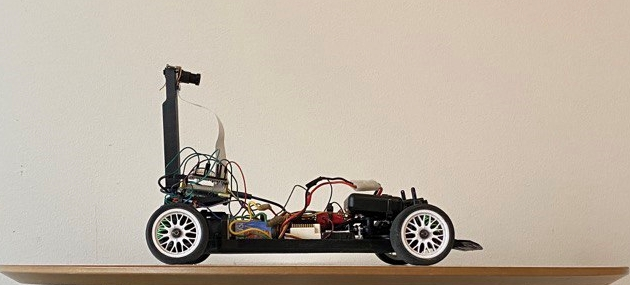
#> input picture pictures/acar1.jpg, 630 x 285 px; its folder holds only this picture in this run
$ python -i image_process.py   (imports and definitions only)
#> lines starting #> are read from the running program, lines starting #| are printed output that depends on the picture
#> further down, picture is the input picture: shape (285, 630, 3); mean B, G, R 162.2, 176.1, 187.5
import numpy as np
import cv2

# define points for top view perspective transform
pts1 = np.float32([
                    [108, 103],
                    [217, 101],
                    [317, 198],
                    [1, 207]
                    ])
pts2 = np.float32([
                    [115, 0],
                    [205, 0],
                    [205, 245],
                    [115, 245]
                    ])

# initialize computer vision parameters. Will be overwritten by web server parameters.
params = {
    'anchors' : 3,
    'blur' : 7,
    'mindist' : 80, # min dist between found circles
    'param1' : 30,
    'threshold' : 9, # smaller value-> more false circles
    'minradius' : 6,
    'maxradius' : 8
}

def update_params(string_params_dict):
    global params
    for key in string_params_dict.keys():
        params[key] = int(string_params_dict[key])

def process_image(img):
    # define image shape and center
    h, w, _ = img.shape
#> h = 285; w = 630
    c = int(w/2)
#> c = 315
    gray = cv2.cvtColor(img, cv2.COLOR_BGR2GRAY)
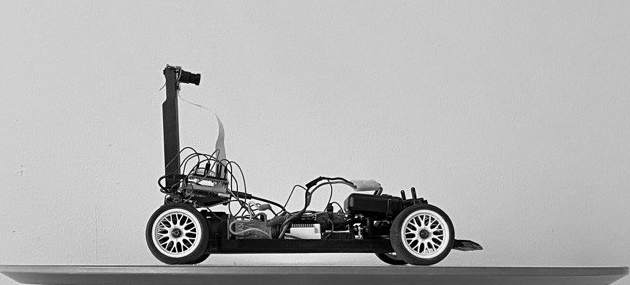
#> gray: shape (285, 630); min 0, max 255, mean 177.9
    rows, cols = gray.shape
#> rows = 285; cols = 630
    M = cv2.getPerspectiveTransform(pts1, pts2)
    warped = cv2.warpPerspective(img, M, (cols, rows))
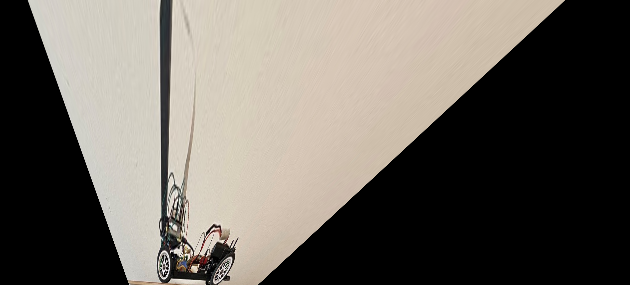
#> warped: shape (285, 630, 3); mean B, G, R 94.3, 101.7, 107.1
    blurred = cv2.medianBlur(warped, params['blur'])

    circles = cv2.HoughCircles(cv2.cvtColor(blurred, cv2.COLOR_BGR2GRAY), cv2.HOUGH_GRADIENT, 1, params['mindist'], param1=params['param1'], param2=params['threshold'], minRadius=params['minradius'], maxRadius=params['maxradius'])
#> circles = None
    mask = np.zeros(img.shape[:2], dtype="uint8")
    M = cv2.getPerspectiveTransform(pts2, pts1)
    x, y = c, 1
#> x = 315; y = 1
    target = (x, y)
#> target = (315, 1)
    if circles is not None:
        circles = np.uint16(np.around(circles))[0,:params['anchors']] # take slice of best points
        for i, v in enumerate(circles):
            cv2.putText(mask, (1+i)*'|', (v[0], v[1]), cv2.FONT_HERSHEY_SIMPLEX, 1, (255, 0, 0), 1, cv2.LINE_AA)
        weights = [3, 2, 1, 1, 1, 1][:circles.shape[0]]
        x = np.average(circles[:, 0], weights=weights)
        y = np.average(circles[:, 1], weights=weights)
        target = (int(x), int(y))
        mask = cv2.warpPerspective(mask, M, (cols, rows))
        res = cv2.bitwise_not(img,img,mask = mask)
        cv2.arrowedLine(res, (c, h), target, (0, 200, 0), thickness=2)
    else:
        res = img

    dx, dy = c - x, h - y
#> dx = 0; dy = 284
    angle = round(np.degrees(np.tan(dx/(dy+1))), 1)
#> angle = 0
    if abs(angle) > 90: angle = 0

    # wrap extracted features
    fts = {'direction_angle': angle}
#> fts = {'direction_angle': 0}

    return res, fts

>>> import cv2
>>> picture = cv2.imread('pictures/acar1.jpg')
>>> result = process_image(picture)

$ run again, on pictures/acar2.jpg
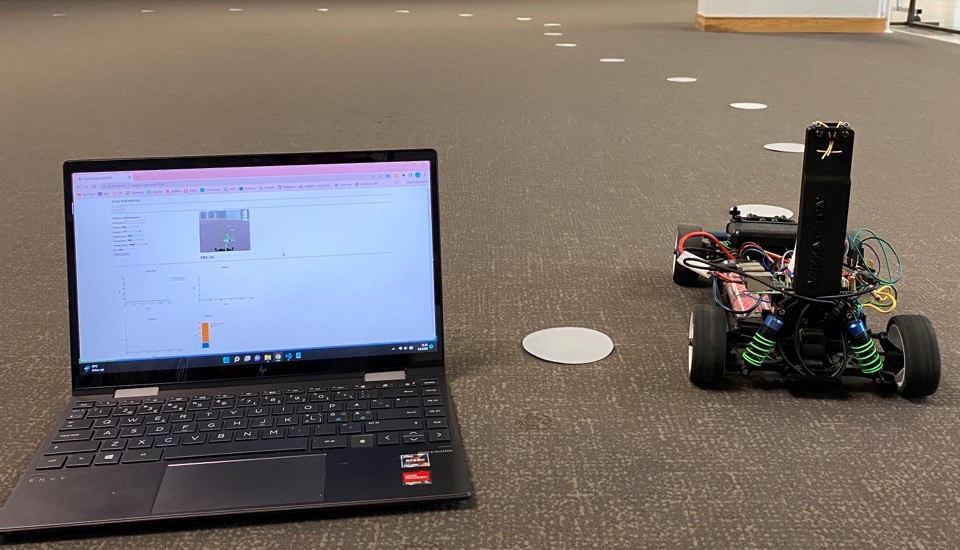
#> input picture pictures/acar2.jpg, 960 x 550 px
#> picture is the input picture: shape (550, 960, 3); mean B, G, R 106.6, 110.5, 119.2
#> in process_image, `circles = cv2.HoughCircles(cv2.cvtColor(blurred, cv2.COLOR_BGR2GRAY), ..`: circles = [[276.5, 287.5, 7.4], [173.5, 270.5, 6.3]]
#> in process_image, `circles = np.uint16(np.around(circles))[0,:params['anchors']]`: circles = [[276, 288, 7], [174, 270, 6]]
#> the loop in process_image, `for i, v in enumerate(circles):` made 2 passes
#> after the loop in process_image, `for i, v in enumerate(circles):`:
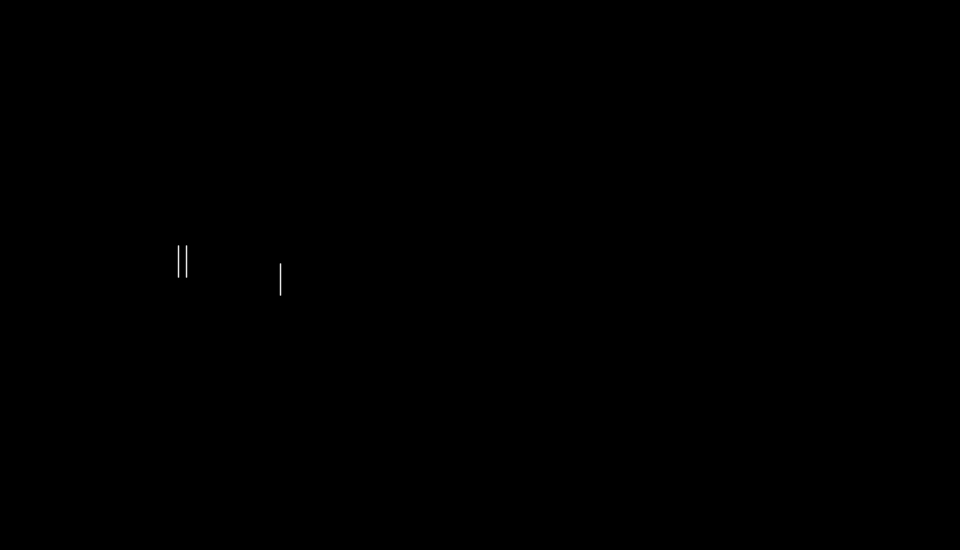
#> mask: shape (550, 960); min 0, max 232, mean 0.1
#> in process_image, `x = np.average(circles[:, 0], weights=weights)`: x = 235.2
#> in process_image, `y = np.average(circles[:, 1], weights=weights)`: y = 280.8
#> in process_image, `target = (int(x), int(y))`: target = (235, 280)
#> in process_image, `cv2.arrowedLine(res, (c, h), target, (0, 200, 0), thickness=2)`:
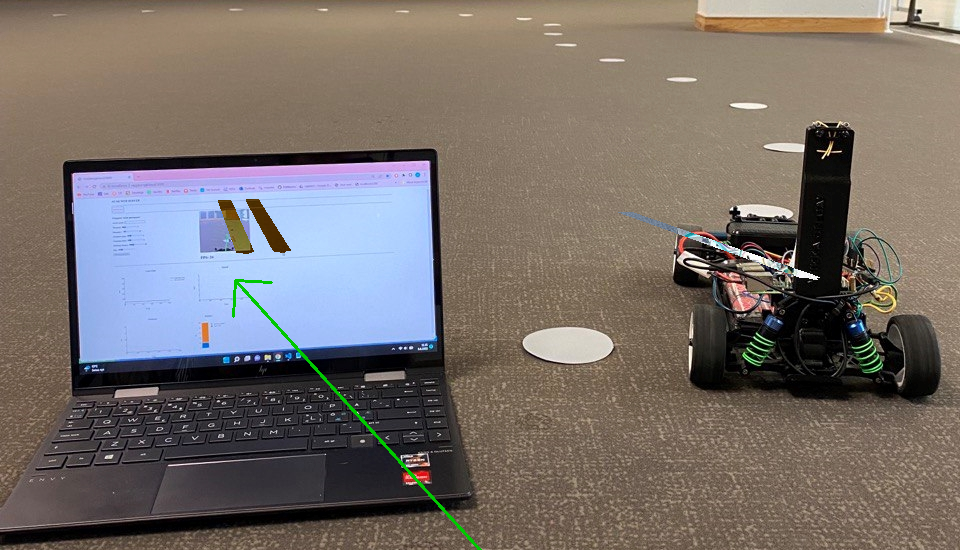
#> res: shape (550, 960, 3); mean B, G, R 105.9, 110.6, 118.9
#> dx = 244.8; dy = 269.2
#> angle = 73.1
#> fts = {'direction_angle': 73.1}
